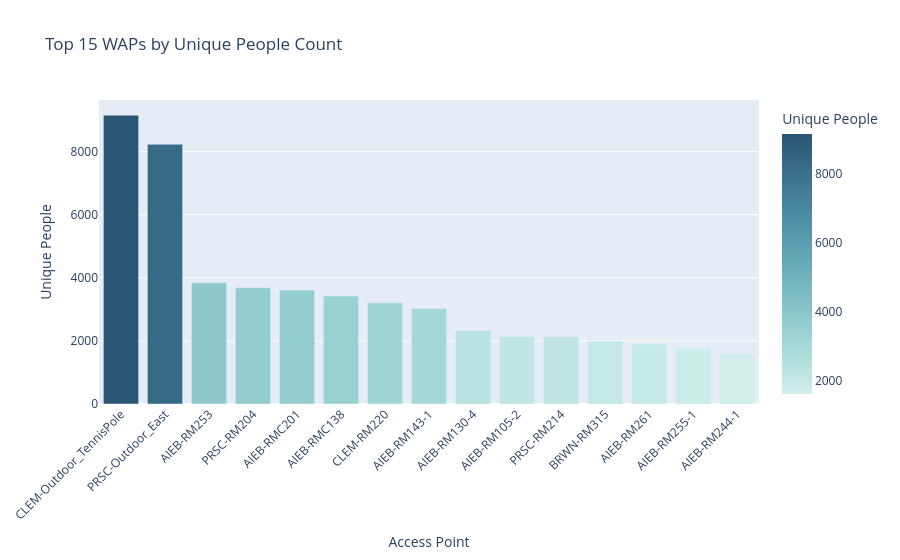

The code cell stored with this chart in its notebook:
### Markdown cell above
## Top 15 Access Points by Unique Visitors
Visualizing the most actively visited access points based on the computed node_counts.

### Code cell
import plotly.express as px
import pandas as pd

if 'graph' in locals() and hasattr(graph, 'node_counts'):
    node_counts = graph.node_counts
    
    # Sort nodes by counts descending
    top_nodes = sorted(node_counts.items(), key=lambda x: x[1], reverse=True)[:15]
    
    df = pd.DataFrame(top_nodes, columns=['Access Point', 'Unique People'])
    
    # Create interactive bar chart
    fig = px.bar(
        df, 
        x='Access Point', 
        y='Unique People', 
        title='Top 15 WAPs by Unique People Count',
        color='Unique People',
        color_continuous_scale='Teal'
    )
    fig.update_layout(xaxis_tickangle=-45)
    fig.show()
else:
    print("Graph node_counts not available.")

### Figure 1 — Plotly figure (JSON) as saved in the notebook; plotly's stock layout.template omitted (floating-point values rounded to 4 significant figures)
{"data": [{"hovertemplate": "Access Point=%{x}<br>Unique People=%{marker.color}<extra></extra>", "legendgroup": "", "marker": {"color": [9153, 8232, 3846, 3683, 3610, 3423, 3205, 3026, 2329, 2139, 2132, 1991, 1910, 1756, 1602], "coloraxis": "coloraxis", "pattern": {"shape": ""}}, "name": "", "orientation": "v", "showlegend": false, "textposition": "auto", "type": "bar", "x": ["CLEM-Outdoor_TennisPole", "PRSC-Outdoor_East", "AIEB-RM253", "PRSC-RM204", "AIEB-RMC201", "AIEB-RMC138", "CLEM-RM220", "AIEB-RM143-1", "AIEB-RM130-4", "AIEB-RM105-2", "PRSC-RM214", "BRWN-RM315", "AIEB-RM261", "AIEB-RM255-1", "AIEB-RM244-1"], "xaxis": "x", "y": [9153, 8232, 3846, 3683, 3610, 3423, 3205, 3026, 2329, 2139, 2132, 1991, 1910, 1756, 1602], "yaxis": "y"}], "layout": {"barmode": "relative", "coloraxis": {"colorbar": {"title": {"text": "Unique People"}}, "colorscale": [[0, "rgb(209, 238, 234)"], [0.1667, "rgb(168, 219, 217)"], [0.3333, "rgb(133, 196, 201)"], [0.5, "rgb(104, 171, 184)"], [0.6667, "rgb(79, 144, 166)"], [0.8333, "rgb(59, 115, 143)"], [1, "rgb(42, 86, 116)"]]}, "legend": {"tracegroupgap": 0}, "title": {"text": "Top 15 WAPs by Unique People Count"}, "xaxis": {"anchor": "y", "domain": [0, 1], "tickangle": -45, "title": {"text": "Access Point"}}, "yaxis": {"anchor": "x", "domain": [0, 1], "title": {"text": "Unique People"}}}}
